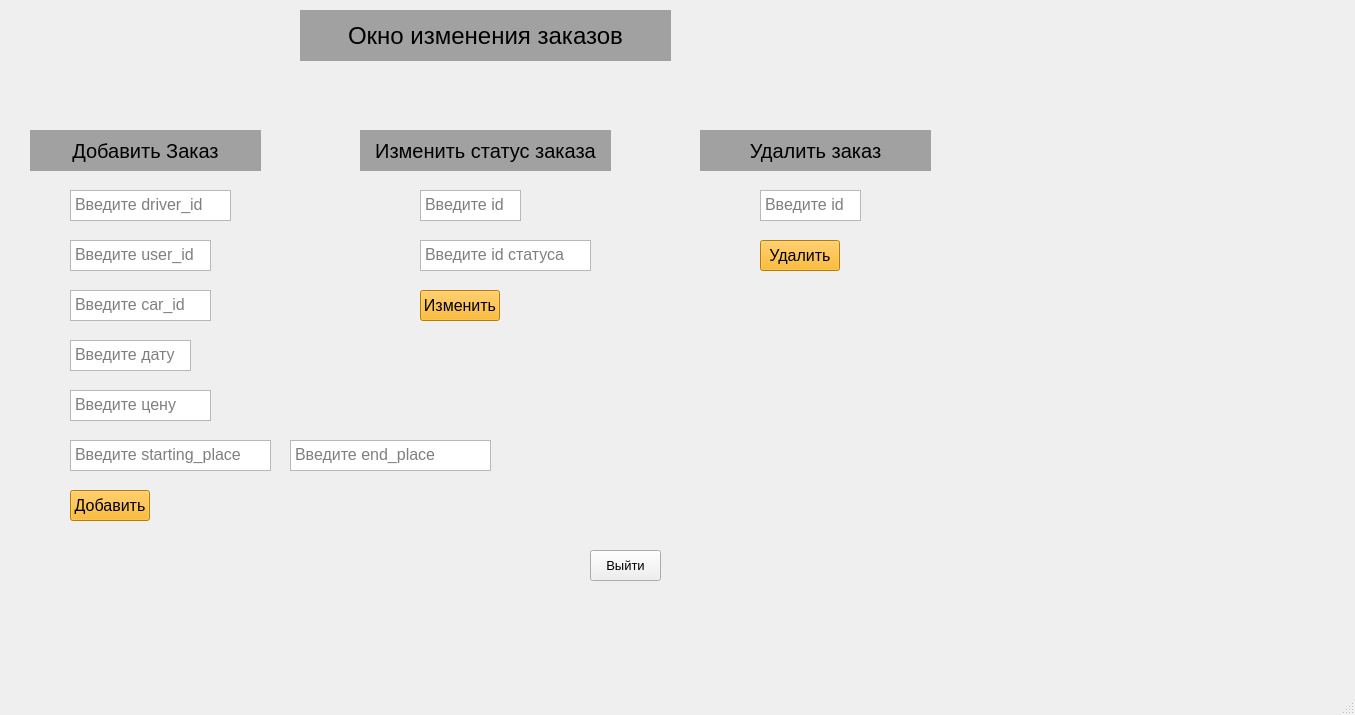
<?xml version="1.0" encoding="UTF-8"?>
<ui version="4.0">
 <class>MainWindow</class>
 <widget class="QMainWindow" name="MainWindow">
  <property name="geometry">
   <rect>
    <x>0</x>
    <y>0</y>
    <width>1355</width>
    <height>715</height>
   </rect>
  </property>
  <property name="windowTitle">
   <string>MainWindow</string>
  </property>
  <property name="toolTip">
   <string/>
  </property>
  <property name="statusTip">
   <string/>
  </property>
  <property name="whatsThis">
   <string/>
  </property>
  <property name="accessibleName">
   <string/>
  </property>
  <property name="accessibleDescription">
   <string/>
  </property>
  <property name="autoFillBackground">
   <bool>false</bool>
  </property>
  <property name="styleSheet">
   <string notr="true"/>
  </property>
  <property name="windowFilePath">
   <string/>
  </property>
  <widget class="QWidget" name="centralwidget">
   <widget class="QLabel" name="labelEditOrderWindow">
    <property name="geometry">
     <rect>
      <x>300</x>
      <y>10</y>
      <width>371</width>
      <height>51</height>
     </rect>
    </property>
    <property name="font">
     <font>
      <pointsize>18</pointsize>
     </font>
    </property>
    <property name="styleSheet">
     <string notr="true">background-color: rgb(161, 161, 161);</string>
    </property>
    <property name="text">
     <string>Окно изменения заказов</string>
    </property>
    <property name="alignment">
     <set>Qt::AlignCenter</set>
    </property>
   </widget>
   <widget class="QPushButton" name="ExitButton">
    <property name="geometry">
     <rect>
      <x>590</x>
      <y>550</y>
      <width>71</width>
      <height>31</height>
     </rect>
    </property>
    <property name="font">
     <font>
      <pointsize>10</pointsize>
     </font>
    </property>
    <property name="text">
     <string>Выйти</string>
    </property>
   </widget>
   <widget class="QPushButton" name="AddButton">
    <property name="geometry">
     <rect>
      <x>70</x>
      <y>490</y>
      <width>80</width>
      <height>31</height>
     </rect>
    </property>
    <property name="font">
     <font>
      <pointsize>12</pointsize>
     </font>
    </property>
    <property name="styleSheet">
     <string notr="true">background-color: rgb(255, 172, 0);</string>
    </property>
    <property name="text">
     <string>Добавить</string>
    </property>
   </widget>
   <widget class="QPushButton" name="EditButton">
    <property name="geometry">
     <rect>
      <x>420</x>
      <y>290</y>
      <width>80</width>
      <height>31</height>
     </rect>
    </property>
    <property name="font">
     <font>
      <pointsize>12</pointsize>
     </font>
    </property>
    <property name="styleSheet">
     <string notr="true">background-color: rgb(255, 172, 0);</string>
    </property>
    <property name="text">
     <string>Изменить</string>
    </property>
   </widget>
   <widget class="QPushButton" name="DeleteButton">
    <property name="geometry">
     <rect>
      <x>760</x>
      <y>240</y>
      <width>80</width>
      <height>31</height>
     </rect>
    </property>
    <property name="font">
     <font>
      <pointsize>12</pointsize>
     </font>
    </property>
    <property name="styleSheet">
     <string notr="true">background-color: rgb(255, 172, 0);</string>
    </property>
    <property name="text">
     <string>Удалить</string>
    </property>
   </widget>
   <widget class="QTextEdit" name="textAddDriverId">
    <property name="geometry">
     <rect>
      <x>70</x>
      <y>190</y>
      <width>161</width>
      <height>31</height>
     </rect>
    </property>
    <property name="font">
     <font>
      <pointsize>12</pointsize>
     </font>
    </property>
    <property name="placeholderText">
     <string>Введите driver_id</string>
    </property>
   </widget>
   <widget class="QTextEdit" name="textAddPrice">
    <property name="geometry">
     <rect>
      <x>70</x>
      <y>390</y>
      <width>141</width>
      <height>31</height>
     </rect>
    </property>
    <property name="font">
     <font>
      <pointsize>12</pointsize>
     </font>
    </property>
    <property name="placeholderText">
     <string>Введите цену</string>
    </property>
   </widget>
   <widget class="QTextEdit" name="textAddDataId">
    <property name="geometry">
     <rect>
      <x>70</x>
      <y>340</y>
      <width>121</width>
      <height>31</height>
     </rect>
    </property>
    <property name="font">
     <font>
      <pointsize>12</pointsize>
     </font>
    </property>
    <property name="placeholderText">
     <string>Введите дату</string>
    </property>
   </widget>
   <widget class="QTextEdit" name="textAddUserId">
    <property name="geometry">
     <rect>
      <x>70</x>
      <y>240</y>
      <width>141</width>
      <height>31</height>
     </rect>
    </property>
    <property name="font">
     <font>
      <pointsize>12</pointsize>
     </font>
    </property>
    <property name="placeholderText">
     <string>Введите user_id</string>
    </property>
   </widget>
   <widget class="QTextEdit" name="textAddCarId">
    <property name="geometry">
     <rect>
      <x>70</x>
      <y>290</y>
      <width>141</width>
      <height>31</height>
     </rect>
    </property>
    <property name="font">
     <font>
      <pointsize>12</pointsize>
     </font>
    </property>
    <property name="placeholderText">
     <string>Введите car_id</string>
    </property>
   </widget>
   <widget class="QTextEdit" name="textDeleteId">
    <property name="geometry">
     <rect>
      <x>760</x>
      <y>190</y>
      <width>101</width>
      <height>31</height>
     </rect>
    </property>
    <property name="font">
     <font>
      <pointsize>12</pointsize>
     </font>
    </property>
    <property name="placeholderText">
     <string>Введите id</string>
    </property>
   </widget>
   <widget class="QTextEdit" name="textEditOrderId">
    <property name="geometry">
     <rect>
      <x>420</x>
      <y>190</y>
      <width>101</width>
      <height>31</height>
     </rect>
    </property>
    <property name="font">
     <font>
      <pointsize>12</pointsize>
     </font>
    </property>
    <property name="placeholderText">
     <string>Введите id</string>
    </property>
   </widget>
   <widget class="QTextEdit" name="textEditStatusId">
    <property name="geometry">
     <rect>
      <x>420</x>
      <y>240</y>
      <width>171</width>
      <height>31</height>
     </rect>
    </property>
    <property name="font">
     <font>
      <pointsize>12</pointsize>
     </font>
    </property>
    <property name="placeholderText">
     <string>Введите id статуса</string>
    </property>
   </widget>
   <widget class="QLabel" name="labelOrderAdd">
    <property name="geometry">
     <rect>
      <x>30</x>
      <y>130</y>
      <width>231</width>
      <height>41</height>
     </rect>
    </property>
    <property name="font">
     <font>
      <pointsize>15</pointsize>
     </font>
    </property>
    <property name="styleSheet">
     <string notr="true">background-color: rgb(161, 161, 161);</string>
    </property>
    <property name="text">
     <string>Добавить Заказ</string>
    </property>
    <property name="alignment">
     <set>Qt::AlignCenter</set>
    </property>
   </widget>
   <widget class="QLabel" name="labelOrderEdit">
    <property name="geometry">
     <rect>
      <x>360</x>
      <y>130</y>
      <width>251</width>
      <height>41</height>
     </rect>
    </property>
    <property name="font">
     <font>
      <pointsize>15</pointsize>
     </font>
    </property>
    <property name="styleSheet">
     <string notr="true">background-color: rgb(161, 161, 161);</string>
    </property>
    <property name="text">
     <string>Изменить статус заказа</string>
    </property>
    <property name="alignment">
     <set>Qt::AlignCenter</set>
    </property>
   </widget>
   <widget class="QLabel" name="labelOrderDelete">
    <property name="geometry">
     <rect>
      <x>700</x>
      <y>130</y>
      <width>231</width>
      <height>41</height>
     </rect>
    </property>
    <property name="font">
     <font>
      <pointsize>15</pointsize>
     </font>
    </property>
    <property name="styleSheet">
     <string notr="true">background-color: rgb(161, 161, 161);</string>
    </property>
    <property name="text">
     <string>Удалить заказ</string>
    </property>
    <property name="alignment">
     <set>Qt::AlignCenter</set>
    </property>
   </widget>
   <widget class="QTextEdit" name="textAddStartPlace">
    <property name="geometry">
     <rect>
      <x>70</x>
      <y>440</y>
      <width>201</width>
      <height>31</height>
     </rect>
    </property>
    <property name="font">
     <font>
      <pointsize>12</pointsize>
     </font>
    </property>
    <property name="placeholderText">
     <string>Введите starting_place</string>
    </property>
   </widget>
   <widget class="QTextEdit" name="textAddEndPLace">
    <property name="geometry">
     <rect>
      <x>290</x>
      <y>440</y>
      <width>201</width>
      <height>31</height>
     </rect>
    </property>
    <property name="font">
     <font>
      <pointsize>12</pointsize>
     </font>
    </property>
    <property name="placeholderText">
     <string>Введите end_place</string>
    </property>
   </widget>
  </widget>
  <widget class="QMenuBar" name="menubar">
   <property name="geometry">
    <rect>
     <x>0</x>
     <y>0</y>
     <width>1355</width>
     <height>22</height>
    </rect>
   </property>
  </widget>
  <widget class="QStatusBar" name="statusbar"/>
 </widget>
 <resources/>
 <connections/>
</ui>
